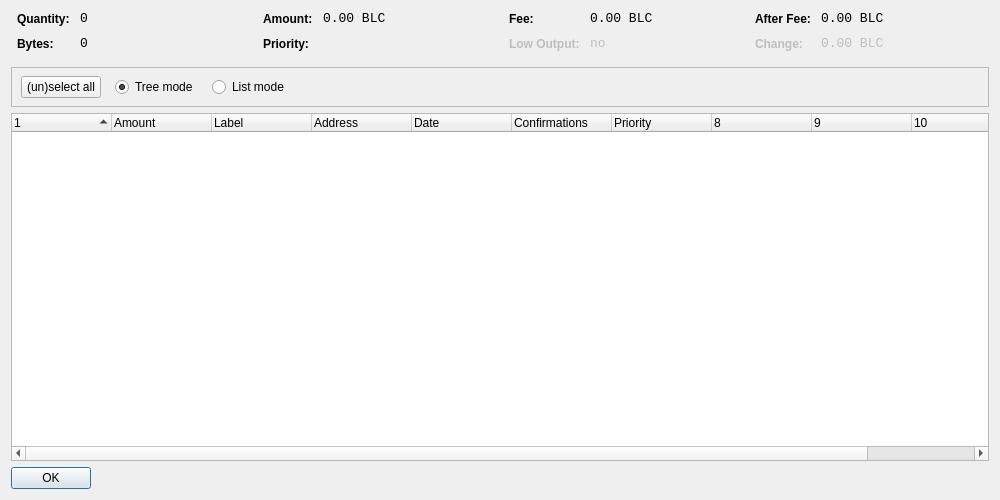
<?xml version="1.0" encoding="UTF-8"?>
<ui version="4.0">
 <class>CoinControlDialog</class>
 <widget class="QDialog" name="CoinControlDialog">
  <property name="geometry">
   <rect>
    <x>0</x>
    <y>0</y>
    <width>1000</width>
    <height>500</height>
   </rect>
  </property>
  <property name="windowTitle">
   <string>Coin Control</string>
  </property>
  <layout class="QVBoxLayout" name="verticalLayout">
   <item>
    <layout class="QHBoxLayout" name="horizontalLayoutTop" stretch="0,0,0,0">
     <property name="topMargin">
      <number>0</number>
     </property>
     <property name="bottomMargin">
      <number>10</number>
     </property>
     <item>
      <layout class="QFormLayout" name="formLayoutCoinControl1">
       <property name="horizontalSpacing">
        <number>10</number>
       </property>
       <property name="verticalSpacing">
        <number>10</number>
       </property>
       <property name="leftMargin">
        <number>6</number>
       </property>
       <property name="rightMargin">
        <number>6</number>
       </property>
       <item row="0" column="0">
        <widget class="QLabel" name="labelCoinControlQuantityText">
         <property name="styleSheet">
          <string notr="true">font-weight:bold;</string>
         </property>
         <property name="text">
          <string>Quantity:</string>
         </property>
        </widget>
       </item>
       <item row="0" column="1">
        <widget class="QLabel" name="labelCoinControlQuantity">
         <property name="font">
          <font>
           <family>Monospace</family>
           <pointsize>10</pointsize>
          </font>
         </property>
         <property name="cursor">
          <cursorShape>IBeamCursor</cursorShape>
         </property>
         <property name="contextMenuPolicy">
          <enum>Qt::ActionsContextMenu</enum>
         </property>
         <property name="text">
          <string notr="true">0</string>
         </property>
         <property name="textInteractionFlags">
          <set>Qt::LinksAccessibleByMouse|Qt::TextSelectableByKeyboard|Qt::TextSelectableByMouse</set>
         </property>
        </widget>
       </item>
       <item row="1" column="0">
        <widget class="QLabel" name="labelCoinControlBytesText">
         <property name="styleSheet">
          <string notr="true">font-weight:bold;</string>
         </property>
         <property name="text">
          <string>Bytes:</string>
         </property>
        </widget>
       </item>
       <item row="1" column="1">
        <widget class="QLabel" name="labelCoinControlBytes">
         <property name="font">
          <font>
           <family>Monospace</family>
           <pointsize>10</pointsize>
          </font>
         </property>
         <property name="cursor">
          <cursorShape>IBeamCursor</cursorShape>
         </property>
         <property name="contextMenuPolicy">
          <enum>Qt::ActionsContextMenu</enum>
         </property>
         <property name="text">
          <string notr="true">0</string>
         </property>
         <property name="textInteractionFlags">
          <set>Qt::LinksAccessibleByMouse|Qt::TextSelectableByKeyboard|Qt::TextSelectableByMouse</set>
         </property>
        </widget>
       </item>
      </layout>
     </item>
     <item>
      <layout class="QFormLayout" name="formLayoutCoinControl2">
       <property name="horizontalSpacing">
        <number>10</number>
       </property>
       <property name="verticalSpacing">
        <number>10</number>
       </property>
       <property name="leftMargin">
        <number>6</number>
       </property>
       <property name="rightMargin">
        <number>6</number>
       </property>
       <item row="0" column="0">
        <widget class="QLabel" name="labelCoinControlAmountText">
         <property name="styleSheet">
          <string notr="true">font-weight:bold;</string>
         </property>
         <property name="text">
          <string>Amount:</string>
         </property>
        </widget>
       </item>
       <item row="0" column="1">
        <widget class="QLabel" name="labelCoinControlAmount">
         <property name="font">
          <font>
           <family>Monospace</family>
           <pointsize>10</pointsize>
          </font>
         </property>
         <property name="cursor">
          <cursorShape>IBeamCursor</cursorShape>
         </property>
         <property name="contextMenuPolicy">
          <enum>Qt::ActionsContextMenu</enum>
         </property>
         <property name="text">
          <string notr="true">0.00 BLC</string>
         </property>
         <property name="textInteractionFlags">
          <set>Qt::LinksAccessibleByMouse|Qt::TextSelectableByKeyboard|Qt::TextSelectableByMouse</set>
         </property>
        </widget>
       </item>
       <item row="1" column="0">
        <widget class="QLabel" name="labelCoinControlPriorityText">
         <property name="styleSheet">
          <string notr="true">font-weight:bold;</string>
         </property>
         <property name="text">
          <string>Priority:</string>
         </property>
        </widget>
       </item>
       <item row="1" column="1">
        <widget class="QLabel" name="labelCoinControlPriority">
         <property name="font">
          <font>
           <family>Monospace</family>
           <pointsize>10</pointsize>
          </font>
         </property>
         <property name="cursor">
          <cursorShape>IBeamCursor</cursorShape>
         </property>
         <property name="contextMenuPolicy">
          <enum>Qt::ActionsContextMenu</enum>
         </property>
         <property name="text">
          <string/>
         </property>
         <property name="textInteractionFlags">
          <set>Qt::LinksAccessibleByMouse|Qt::TextSelectableByKeyboard|Qt::TextSelectableByMouse</set>
         </property>
        </widget>
       </item>
      </layout>
     </item>
     <item>
      <layout class="QFormLayout" name="formLayoutCoinControl3">
       <property name="horizontalSpacing">
        <number>10</number>
       </property>
       <property name="verticalSpacing">
        <number>10</number>
       </property>
       <property name="leftMargin">
        <number>6</number>
       </property>
       <property name="rightMargin">
        <number>6</number>
       </property>
       <item row="0" column="0">
        <widget class="QLabel" name="labelCoinControlFeeText">
         <property name="styleSheet">
          <string notr="true">font-weight:bold;</string>
         </property>
         <property name="text">
          <string>Fee:</string>
         </property>
        </widget>
       </item>
       <item row="0" column="1">
        <widget class="QLabel" name="labelCoinControlFee">
         <property name="font">
          <font>
           <family>Monospace</family>
           <pointsize>10</pointsize>
          </font>
         </property>
         <property name="cursor">
          <cursorShape>IBeamCursor</cursorShape>
         </property>
         <property name="contextMenuPolicy">
          <enum>Qt::ActionsContextMenu</enum>
         </property>
         <property name="text">
          <string notr="true">0.00 BLC</string>
         </property>
         <property name="textInteractionFlags">
          <set>Qt::LinksAccessibleByMouse|Qt::TextSelectableByKeyboard|Qt::TextSelectableByMouse</set>
         </property>
        </widget>
       </item>
       <item row="1" column="0">
        <widget class="QLabel" name="labelCoinControlLowOutputText">
         <property name="enabled">
          <bool>false</bool>
         </property>
         <property name="styleSheet">
          <string notr="true">font-weight:bold;</string>
         </property>
         <property name="text">
          <string>Low Output:</string>
         </property>
        </widget>
       </item>
       <item row="1" column="1">
        <widget class="QLabel" name="labelCoinControlLowOutput">
         <property name="enabled">
          <bool>false</bool>
         </property>
         <property name="font">
          <font>
           <family>Monospace</family>
           <pointsize>10</pointsize>
          </font>
         </property>
         <property name="cursor">
          <cursorShape>IBeamCursor</cursorShape>
         </property>
         <property name="contextMenuPolicy">
          <enum>Qt::ActionsContextMenu</enum>
         </property>
         <property name="text">
          <string notr="true">no</string>
         </property>
         <property name="textInteractionFlags">
          <set>Qt::LinksAccessibleByMouse|Qt::TextSelectableByKeyboard|Qt::TextSelectableByMouse</set>
         </property>
        </widget>
       </item>
      </layout>
     </item>
     <item>
      <layout class="QFormLayout" name="formLayoutCoinControl4">
       <property name="horizontalSpacing">
        <number>10</number>
       </property>
       <property name="verticalSpacing">
        <number>10</number>
       </property>
       <property name="leftMargin">
        <number>6</number>
       </property>
       <property name="rightMargin">
        <number>6</number>
       </property>
       <item row="0" column="0">
        <widget class="QLabel" name="labelCoinControlAfterFeeText">
         <property name="styleSheet">
          <string notr="true">font-weight:bold;</string>
         </property>
         <property name="text">
          <string>After Fee:</string>
         </property>
        </widget>
       </item>
       <item row="0" column="1">
        <widget class="QLabel" name="labelCoinControlAfterFee">
         <property name="font">
          <font>
           <family>Monospace</family>
           <pointsize>10</pointsize>
          </font>
         </property>
         <property name="cursor">
          <cursorShape>IBeamCursor</cursorShape>
         </property>
         <property name="contextMenuPolicy">
          <enum>Qt::ActionsContextMenu</enum>
         </property>
         <property name="text">
          <string notr="true">0.00 BLC</string>
         </property>
         <property name="textInteractionFlags">
          <set>Qt::LinksAccessibleByMouse|Qt::TextSelectableByKeyboard|Qt::TextSelectableByMouse</set>
         </property>
        </widget>
       </item>
       <item row="1" column="0">
        <widget class="QLabel" name="labelCoinControlChangeText">
         <property name="enabled">
          <bool>false</bool>
         </property>
         <property name="styleSheet">
          <string notr="true">font-weight:bold;</string>
         </property>
         <property name="text">
          <string>Change:</string>
         </property>
        </widget>
       </item>
       <item row="1" column="1">
        <widget class="QLabel" name="labelCoinControlChange">
         <property name="enabled">
          <bool>false</bool>
         </property>
         <property name="font">
          <font>
           <family>Monospace</family>
           <pointsize>10</pointsize>
          </font>
         </property>
         <property name="cursor">
          <cursorShape>IBeamCursor</cursorShape>
         </property>
         <property name="contextMenuPolicy">
          <enum>Qt::ActionsContextMenu</enum>
         </property>
         <property name="text">
          <string notr="true">0.00 BLC</string>
         </property>
         <property name="textInteractionFlags">
          <set>Qt::LinksAccessibleByMouse|Qt::TextSelectableByKeyboard|Qt::TextSelectableByMouse</set>
         </property>
        </widget>
       </item>
      </layout>
     </item>
    </layout>
   </item>
   <item>
    <widget class="QFrame" name="frame">
     <property name="minimumSize">
      <size>
       <width>0</width>
       <height>40</height>
      </size>
     </property>
     <property name="frameShape">
      <enum>QFrame::StyledPanel</enum>
     </property>
     <property name="frameShadow">
      <enum>QFrame::Sunken</enum>
     </property>
     <widget class="QWidget" name="horizontalLayoutWidget">
      <property name="geometry">
       <rect>
        <x>10</x>
        <y>0</y>
        <width>781</width>
        <height>41</height>
       </rect>
      </property>
      <layout class="QHBoxLayout" name="horizontalLayoutPanel" stretch="0,0,0,0,0">
       <property name="spacing">
        <number>14</number>
       </property>
       <item>
        <widget class="QPushButton" name="pushButtonSelectAll">
         <property name="sizePolicy">
          <sizepolicy hsizetype="Maximum" vsizetype="Fixed">
           <horstretch>0</horstretch>
           <verstretch>0</verstretch>
          </sizepolicy>
         </property>
         <property name="text">
          <string>(un)select all</string>
         </property>
        </widget>
       </item>
       <item>
        <widget class="QRadioButton" name="radioTreeMode">
         <property name="sizePolicy">
          <sizepolicy hsizetype="Maximum" vsizetype="Fixed">
           <horstretch>0</horstretch>
           <verstretch>0</verstretch>
          </sizepolicy>
         </property>
         <property name="text">
          <string>Tree mode</string>
         </property>
         <property name="checked">
          <bool>true</bool>
         </property>
        </widget>
       </item>
       <item>
        <widget class="QRadioButton" name="radioListMode">
         <property name="sizePolicy">
          <sizepolicy hsizetype="Maximum" vsizetype="Fixed">
           <horstretch>0</horstretch>
           <verstretch>0</verstretch>
          </sizepolicy>
         </property>
         <property name="text">
          <string>List mode</string>
         </property>
        </widget>
       </item>
       <item>
        <spacer name="horizontalSpacer">
         <property name="orientation">
          <enum>Qt::Horizontal</enum>
         </property>
         <property name="sizeHint" stdset="0">
          <size>
           <width>40</width>
           <height>20</height>
          </size>
         </property>
        </spacer>
       </item>
      </layout>
     </widget>
    </widget>
   </item>
   <item>
    <widget class="CoinControlTreeWidget" name="treeWidget">
     <property name="contextMenuPolicy">
      <enum>Qt::CustomContextMenu</enum>
     </property>
     <property name="sortingEnabled">
      <bool>false</bool>
     </property>
     <property name="columnCount">
      <number>11</number>
     </property>
     <attribute name="headerShowSortIndicator" stdset="0">
      <bool>true</bool>
     </attribute>
     <attribute name="headerStretchLastSection">
      <bool>false</bool>
     </attribute>
     <column>
      <property name="text">
       <string/>
      </property>
     </column>
     <column>
      <property name="text">
       <string>Amount</string>
      </property>
     </column>
     <column>
      <property name="text">
       <string>Label</string>
      </property>
     </column>
     <column>
      <property name="text">
       <string>Address</string>
      </property>
     </column>
     <column>
      <property name="text">
       <string>Date</string>
      </property>
     </column>
     <column>
      <property name="text">
       <string>Confirmations</string>
      </property>
      <property name="toolTip">
       <string>Confirmed</string>
      </property>
     </column>
     <column>
      <property name="text">
       <string>Priority</string>
      </property>
     </column>
     <column>
      <property name="text">
       <string/>
      </property>
     </column>
     <column>
      <property name="text">
       <string/>
      </property>
     </column>
     <column>
      <property name="text">
       <string/>
      </property>
     </column>
     <column>
      <property name="text">
       <string/>
      </property>
     </column>
    </widget>
   </item>
   <item>
    <widget class="QDialogButtonBox" name="buttonBox">
     <property name="sizePolicy">
      <sizepolicy hsizetype="Maximum" vsizetype="Fixed">
       <horstretch>0</horstretch>
       <verstretch>0</verstretch>
      </sizepolicy>
     </property>
     <property name="orientation">
      <enum>Qt::Horizontal</enum>
     </property>
     <property name="standardButtons">
      <set>QDialogButtonBox::Ok</set>
     </property>
    </widget>
   </item>
  </layout>
 </widget>
 <customwidgets>
  <customwidget>
   <class>CoinControlTreeWidget</class>
   <extends>QTreeWidget</extends>
   <header>coincontroltreewidget.h</header>
  </customwidget>
 </customwidgets>
 <resources/>
 <connections/>
</ui>
